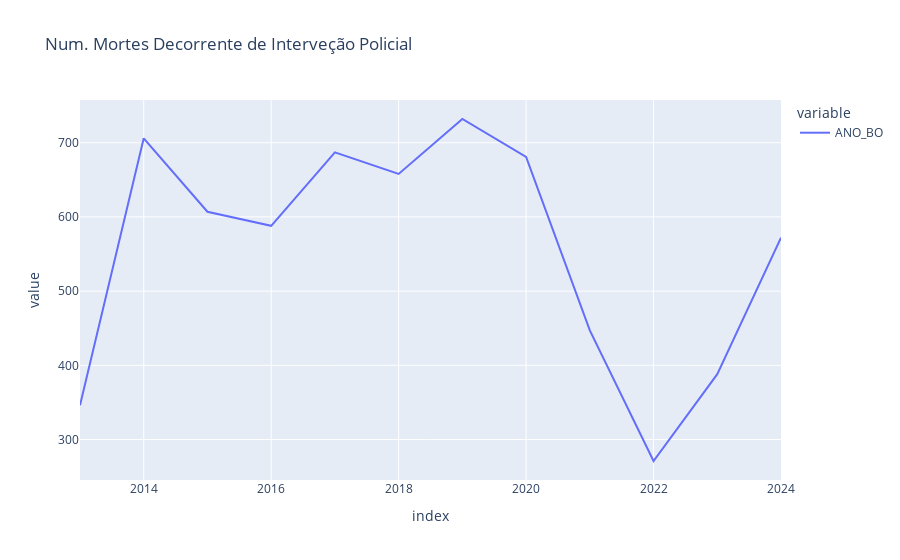

This figure's notebook cell:
### Markdown cell above
## Serie Temporal do Num. MDIP

### Code cell
dfPlot = dfPolice.loc[dfPolice['SITUAÇÃO']=='Serviço',:].groupby('ANO_BO')['ANO_BO'].count()

px.line(dfPlot,title='Num. Mortes Decorrente de Interveção Policial')

### Figure 1 — Plotly figure (JSON) as saved in the notebook; plotly's stock layout.template omitted (floating-point values rounded to 4 significant figures)
{"data": [{"hovertemplate": "variable=ANO_BO<br>index=%{x}<br>value=%{y}<extra></extra>", "legendgroup": "ANO_BO", "line": {"color": "#636efa", "dash": "solid"}, "marker": {"symbol": "circle"}, "mode": "lines", "name": "ANO_BO", "orientation": "v", "showlegend": true, "type": "scatter", "x": [2013, 2014, 2015, 2016, 2017, 2018, 2019, 2020, 2021, 2022, 2023, 2024], "xaxis": "x", "y": [346, 706, 607, 588, 687, 658, 732, 681, 447, 271, 388, 572], "yaxis": "y"}], "layout": {"legend": {"title": {"text": "variable"}, "tracegroupgap": 0}, "title": {"text": "Num. Mortes Decorrente de Interveção Policial"}, "xaxis": {"anchor": "y", "domain": [0, 1], "title": {"text": "index"}}, "yaxis": {"anchor": "x", "domain": [0, 1], "title": {"text": "value"}}}}
